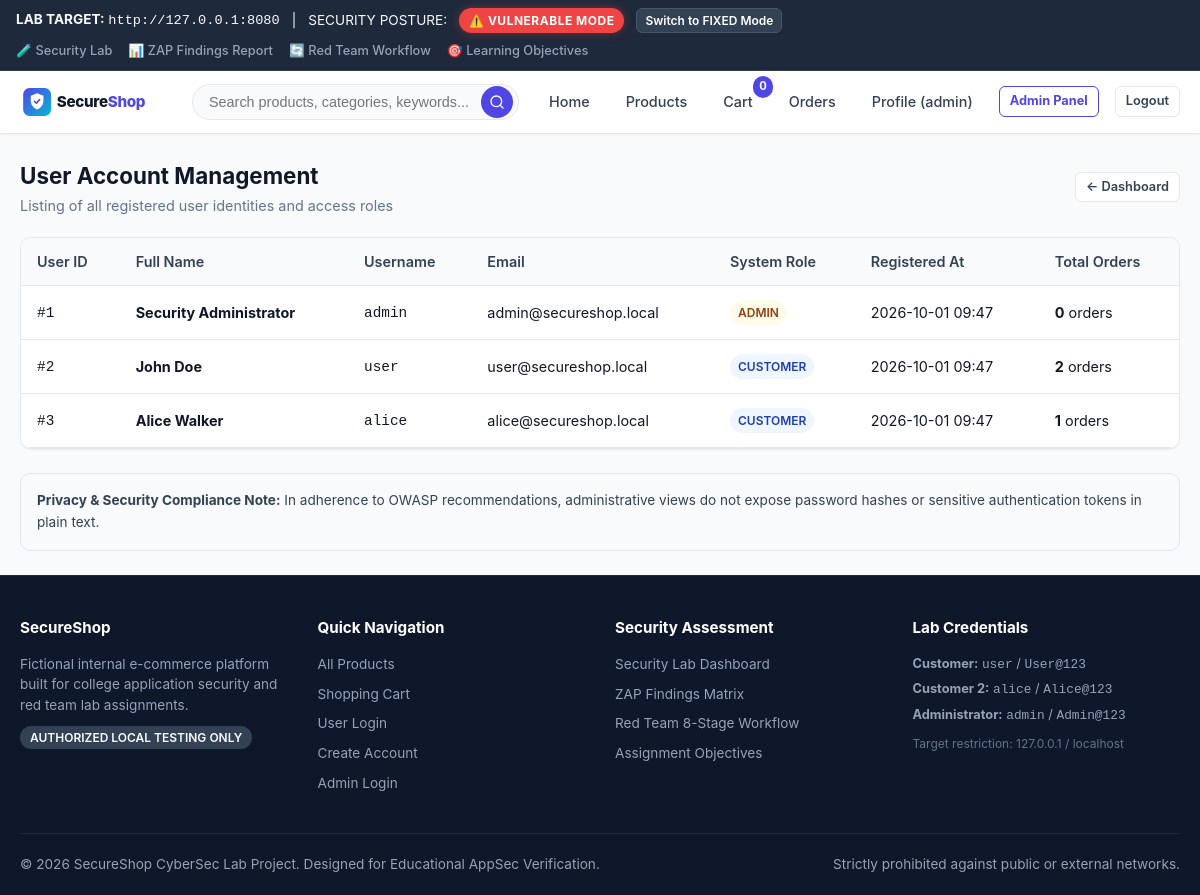
Page /admin/users (signed in) on the committed database.
### tables this page shows
CREATE TABLE users (
        id INTEGER PRIMARY KEY AUTOINCREMENT,
        name TEXT NOT NULL,
        username TEXT UNIQUE NOT NULL,
        email TEXT UNIQUE NOT NULL,
        password TEXT NOT NULL,
        role TEXT NOT NULL DEFAULT 'customer',
        created_at TIMESTAMP DEFAULT CURRENT_TIMESTAMP
    );

### app.py (the view)
@app.route("/admin/users")
@admin_required
def admin_users():
    conn = get_db()
    users_list = conn.execute("""
        SELECT u.id, u.name, u.username, u.email, u.role, u.created_at,
               (SELECT COUNT(*) FROM orders o WHERE o.user_id = u.id) as order_count
        FROM users u
        ORDER BY u.id ASC;
    """).fetchall()
    conn.close()
    return render_template("admin_users.html", users=users_list)

### app.py (called while the page is built, shortened)
def is_public_deploy():
    return bool(
        os.environ.get("RENDER")
        or os.environ.get("RENDER_SERVICE_ID")
        or os.environ.get("ENVIRONMENT") == "production"
        or os.environ.get("PUBLIC_DEPLOYMENT") == "true"
    )

def get_security_mode():
    if is_public_deploy():
        return "fixed"
    if os.path.exists(CONFIG_STATE_PATH):
        try:
            with open(CONFIG_STATE_PATH, "r", encoding="utf-8") as f:
                state = json.load(f)
                return state.get("security_mode", "vulnerable")
        except Exception:
            pass
    return os.environ.get("SECURITY_MODE", "vulnerable").lower()

def get_db():
    conn = sqlite3.connect(DB_PATH)
    conn.row_factory = sqlite3.Row
    conn.execute("PRAGMA foreign_keys = ON;")
    return conn

@app.before_request
def configure_session_security():
    mode = get_security_mode()
    if mode == "vulnerable":
        app.config["SESSION_COOKIE_HTTPONLY"] = False
        app.config["SESSION_COOKIE_SAMESITE"] = None
        app.config["SESSION_COOKIE_SECURE"] = False
    else:
        app.config["SESSION_COOKIE_HTTPONLY"] = True
        app.config["SESSION_COOKIE_SAMESITE"] = "Lax"
        app.config["SESSION_COOKIE_SECURE"] = False  # Local HTTP lab testing

@app.after_request
def apply_security_headers(response):
    mode = get_security_mode()
    if mode == "vulnerable":
        response.headers["Server"] = "SecureShop-Dev/1.0 (Python/Flask-Debug)"
    return response

@app.context_processor
def inject_global_template_vars():
    mode = get_security_mode()
    cart_count = 0
    if session.get("user_id"):
        try:
            conn = get_db()
            row = conn.execute("""
                SELECT SUM(ci.quantity) as count
                FROM cart c
                JOIN cart_items ci ON c.id = ci.cart_id
                WHERE c.user_id = ?
            """, (session["user_id"],)).fetchone()
            if row and row["count"]:
                cart_count = row["count"]
            conn.close()
        except Exception:
            pass
    return {
        "security_mode": mode,
        "is_public_deploy": is_public_deploy(),
        "cart_count": cart_count,
        "current_user": session.get("username"),
        "is_admin": session.get("role") == "admin"
    }

### templates/admin_users.html (shortened to what this page needs)
{% extends "base.html" %}
{% block content %}
<div class="section-header">
  <div>
    <h1 class="section-title">User Account Management</h1>
    <p style="font-size: 0.9rem; color: var(--muted);">Listing of all registered user identities and access roles</p>
  </div>
  <a href="{{ url_for('admin_dashboard') }}" class="btn btn-secondary btn-sm">&larr; Dashboard</a>
</div>
<div class="data-table-card">
  <table class="data-table">
    <thead>
      <tr>
        <th>User ID</th>
        <th>Full Name</th>
        <th>Username</th>
        <th>Email</th>
        <th>System Role</th>
        <th>Registered At</th>
        <th>Total Orders</th>
      </tr>
    </thead>
    <tbody>
      {% for u in users %}
        <tr>
          <td><code>#{{ u['id'] }}</code></td>
          <td><strong>{{ u['name'] }}</strong></td>
          <td><code>{{ u['username'] }}</code></td>
          <td>{{ u['email'] }}</td>
          <td>
            <span class="badge {% if u['role'] == 'admin' %}badge-warning{% else %}badge-info{% endif %}">
              {{ u['role']|upper }}
            </span>
          </td>
          <td>{{ u['created_at'][:16] }}</td>
          <td>
            <strong>{{ u['order_count'] }}</strong> orders
          </td>
        </tr>
      {% endfor %}
    </tbody>
  </table>
</div>
<div style="background: var(--light); border: 1px solid var(--border); border-radius: var(--radius); padding: 16px; font-size: 0.85rem; color: var(--slate);">
  <strong>Privacy & Security Compliance Note:</strong>
  In adherence to OWASP recommendations, administrative views do not expose password hashes or sensitive authentication tokens in plain text.
</div>
{% endblock %}

### static/css/style.css (style rules this page uses)
:root { --primary: #4F46E5; --primary-hover: #4338CA; --primary-light: #EEF2FF; --secondary: #0EA5E9; --accent: #F59E0B; --success: #10B981; --success-bg: #ECFDF5; --danger: #EF4444; --danger-bg: #FEF2F2; --warning: #F59E0B; --warning-bg: #FFFBEB; --dark: #0F172A; --slate: #334155; --muted: #64748B; --light: #F8FAFC; --card-bg: #FFFFFF; --border: #E2E8F0; --radius-sm: 6px; --radius: 10px; --radius-lg: 16px; --shadow-sm: 0 1px 2px 0 rgba(0, 0, 0, 0.05); --shadow: 0 4px 6px -1px rgba(0, 0, 0, 0.08), 0 2px 4px -1px rgba(0, 0, 0, 0.04); --shadow-lg: 0 10px 15px -3px rgba(0, 0, 0, 0.1), 0 4px 6px -2px rgba(0, 0, 0, 0.05); --transition: all 0.2s cubic-bezier(0.4, 0, 0.2, 1); }
* { box-sizing: border-box; margin: 0; padding: 0; }
body { font-family: -apple-system, BlinkMacSystemFont, "Segoe UI", Roboto, "Helvetica Neue", Arial, sans-serif; color: var(--dark); background-color: var(--light); line-height: 1.6; min-height: 100vh; display: flex; flex-direction: column; }
a { color: var(--primary); text-decoration: none; transition: var(--transition); }
.btn { display: inline-flex; align-items: center; justify-content: center; gap: 8px; padding: 8px 16px; font-size: 0.9rem; font-weight: 600; border-radius: var(--radius-sm); border: 1px solid transparent; cursor: pointer; transition: var(--transition); text-decoration: none; }
.btn-secondary { background: #FFFFFF; color: var(--slate); border-color: var(--border); }
.btn-sm { padding: 4px 10px; font-size: 0.8rem; }
.section-header { display: flex; align-items: center; justify-content: space-between; margin-bottom: 20px; }
.section-title { font-size: 1.4rem; font-weight: 700; color: var(--dark); }
.data-table-card { background: white; border: 1px solid var(--border); border-radius: var(--radius); overflow-x: auto; box-shadow: var(--shadow-sm); margin-bottom: 24px; }
.data-table { width: 100%; border-collapse: collapse; font-size: 0.9rem; }
.data-table th { background: #F8FAFC; padding: 12px 16px; text-align: left; font-weight: 600; color: var(--slate); border-bottom: 1px solid var(--border); white-space: nowrap; }
.data-table td { padding: 14px 16px; border-bottom: 1px solid var(--border); color: var(--dark); vertical-align: middle; }
.badge { display: inline-block; padding: 3px 8px; border-radius: 9999px; font-size: 0.75rem; font-weight: 600; text-transform: capitalize; }
.badge-warning { background: var(--warning-bg); color: #92400E; }
.badge-info { background: #EFF6FF; color: #1E40AF; }

### rows in the picture
users: id "1", name "Security Administrator", username "admin", email "admin@secureshop.local", role "ADMIN", created_at "2026-10-01 09:47", order_count "0"
users: id "2", name "John Doe", username "user", email "user@secureshop.local", role "CUSTOMER", created_at "2026-10-01 09:47", order_count "2"
users: id "3", name "Alice Walker", username "alice", email "alice@secureshop.local", role "CUSTOMER", created_at "2026-10-01 09:47", order_count "1"

### other values in the picture
{{ 'FIXED' if security_mode == 'vulnerable' else 'VULNERABLE' }} "FIXED"
{{ session.get('cart_count', 0) }} "0"
{{ session.get('username') }} "admin"
